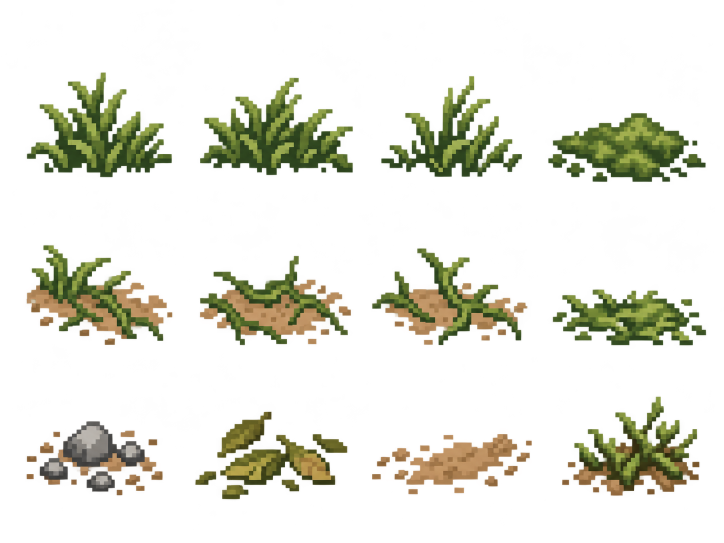
#> input picture raw_scene/cut/bgate_ground_atlas.png, 1448 x 1086 px (shown at 1/2 size)
$ python -i cut_props.py   (imports and definitions only)
#> lines starting #> are read from the running program, lines starting #| are printed output that depends on the picture; after the words box and inside, x2 and y2 are one past the last pixel; in counts of white or black regions, pixels touching at a corner belong together
#> further down, picture is the input picture: PIL image 1448x1086 RGBA; mean R, G, B, A 25.1, 24.5, 11.6, 43.7
#!/usr/bin/env python3
"""单体素材抠图：raw_scene/props/<key>.png（品红底）→ raw_scene/cut/<key>.png（透明底、裁切，保持原分辨率）。
物件表 sheet_*：按连通块拆成 raw_scene/cut/<key>_<i>.png（按行优先编号，并输出 raw_scene/cut/<key>_index.png 编号预览）。

用法：python3 tools_scene/cut_props.py [key...]
抠图：品红度 m = min(R,B) - G，m>70 且 R、B 都高 → 背景；边缘 2px 内残留的品红色相像素做去色（去品红晕边），
再去掉面积 < 0.2% 的碎块。像素化在 build_scene.py 里按目标尺寸做（先预乘 alpha 再 BOX 缩小，避免品红渗色）。
"""
import os, sys, glob
import numpy as np
from PIL import Image, ImageDraw
from scipy import ndimage as ndi

ROOT = os.path.join(os.path.dirname(os.path.abspath(__file__)), '..')
SRC = os.path.join(ROOT, 'raw_scene', 'props')
DST = os.path.join(ROOT, 'raw_scene', 'cut')


def key_out(im):
    a = np.asarray(im.convert('RGB')).astype(np.int16)
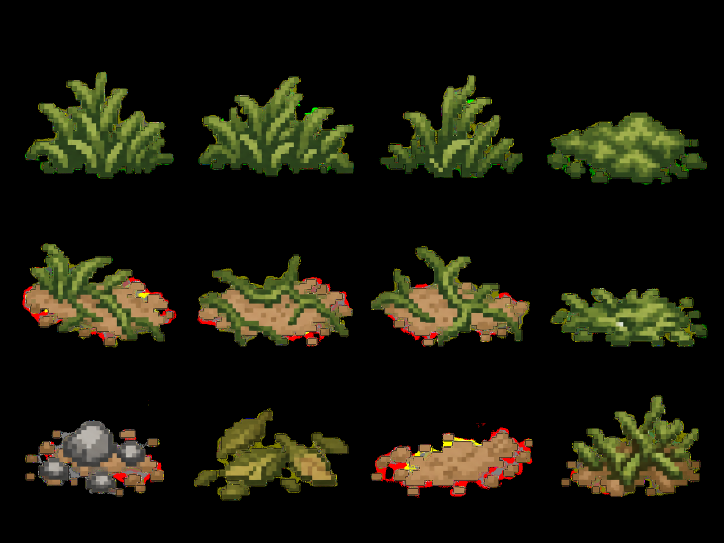
#> a: shape (1086, 1448, 3) int16 (shown at 1/2 size); mean R, G, B 25.1, 24.5, 11.6
    r, g, b = a[..., 0], a[..., 1], a[..., 2]
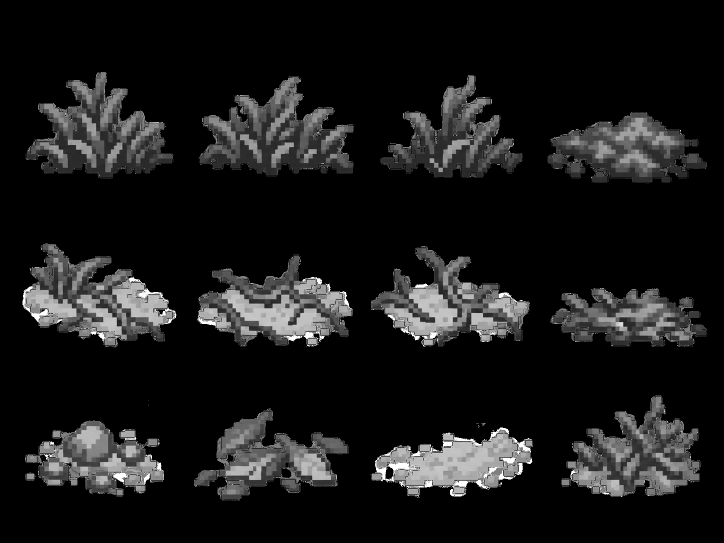
#> r: shape (1086, 1448) int16 (shown at 1/2 size); min 0, max 255, mean 25.1
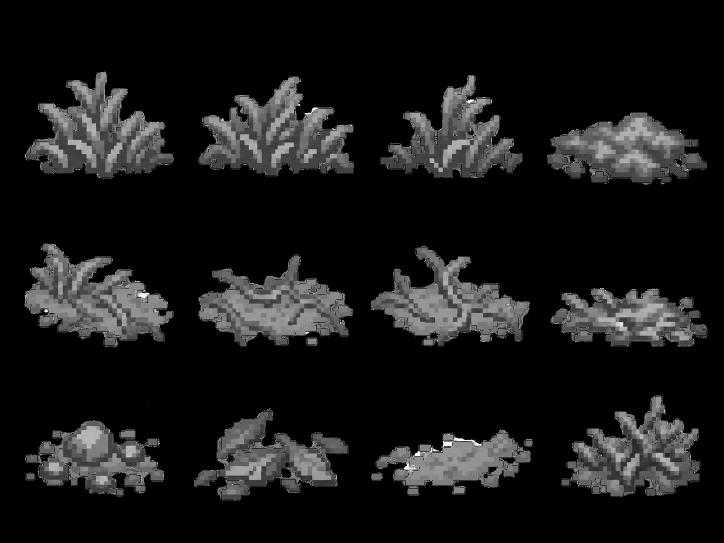
#> g: shape (1086, 1448) int16 (shown at 1/2 size); min 0, max 255, mean 24.5
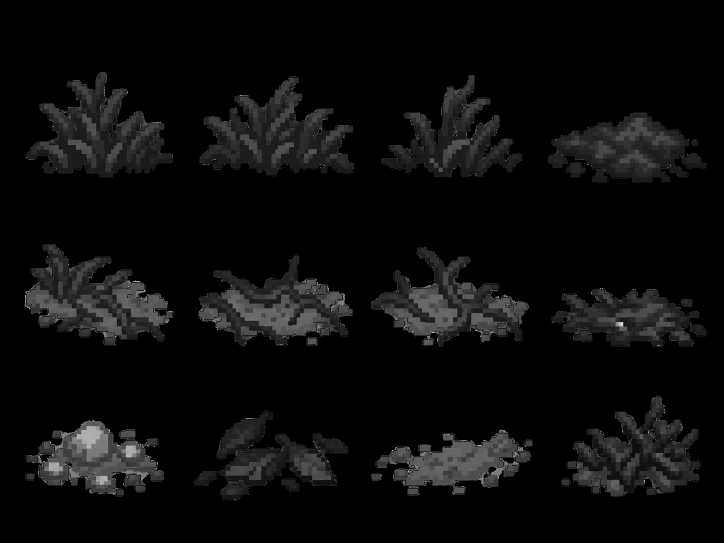
#> b: shape (1086, 1448) int16 (shown at 1/2 size); min 0, max 255, mean 11.6
    m = np.minimum(r, b) - g
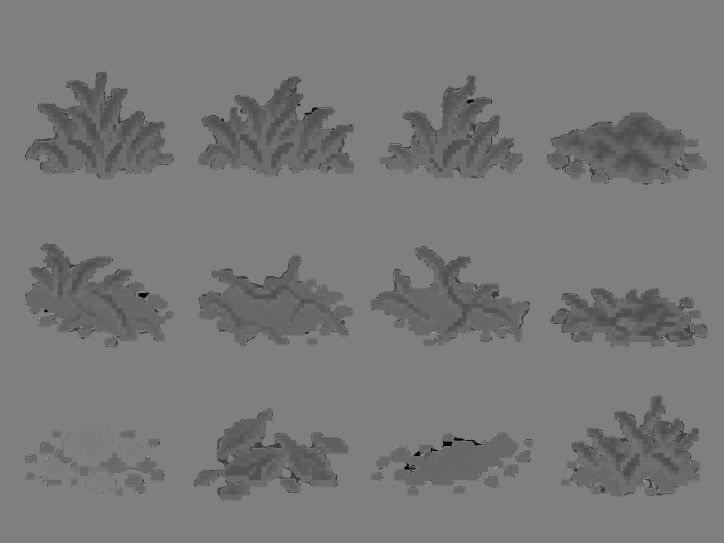
#> m: shape (1086, 1448) int16 (shown at 1/2 size); min -255, max 255, mean -13; drawn with min black and max white
    bg = (m > 70) & (r > 120) & (b > 120)
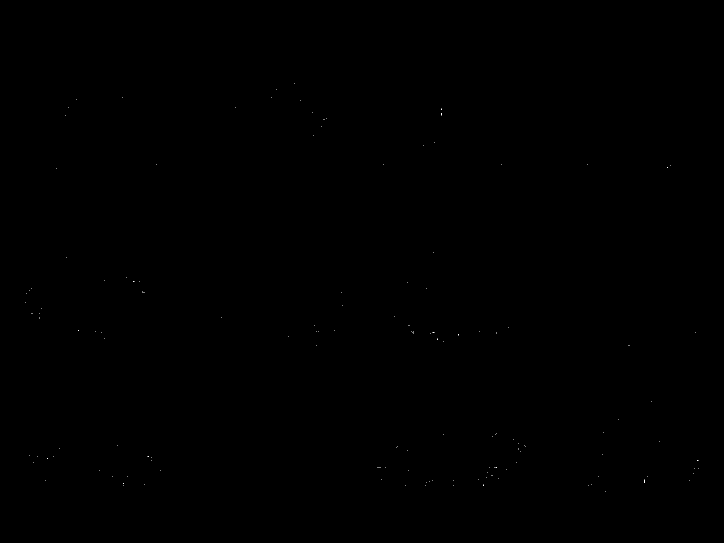
#> bg: shape (1086, 1448) bool (shown at 1/2 size); 0.01% white in thin lines or dots, all inside (x1, y1, x2, y2) = (50, 167, 1398, 984)
    # 只保留与图像边缘连通的背景（物件内部偶有品红/紫色花饰时不误删）+ 大块封闭品红区（窗洞透出的底色）
    lab, n = ndi.label(bg)
#> lab: shape (1086, 1448) int32; 151 distinct labels, from 0 to 150
#> n = 150
    keep = np.zeros(n + 1, bool)
    edge = np.unique(np.concatenate([lab[0], lab[-1], lab[:, 0], lab[:, -1]]))
#> edge = [0]
    keep[edge] = True
    sizes = ndi.sum(np.ones_like(lab), lab, index=np.arange(n + 1))
#> sizes = 151 values, max 1572340 at index 0, min 1 at index 1, mean 10414.1
    keep[sizes > 400] = True
    pure = (m > 110) & (r > 190) & (b > 190)          # 纯品红：任何大小都算背景（亭子/栏杆缝隙里透出的底色）
#> pure: shape (1086, 1448) bool; 0.01% white in thin lines or dots, all inside (x1, y1, x2, y2) = (63, 214, 1380, 972)
    keep[np.unique(lab[pure])] = True
    keep[0] = False
    bg = keep[lab]
    alpha = (~bg).astype(np.uint8) * 255
    # 去品红晕边：背景 2px 邻域内、带品红色相的像素 → 去掉品红分量
    near = ndi.binary_dilation(bg, iterations=2) & ~bg
#> near: shape (1086, 1448) bool; 0.05% white in thin lines or dots, all inside (x1, y1, x2, y2) = (61, 212, 1382, 974)
    mag = near & (m > 15)
#> mag: shape (1086, 1448) bool; 0% white in thin lines or dots, all inside (x1, y1, x2, y2) = (79, 329, 1342, 935)
    out = a.copy()
    gg = out[..., 1]
    avg = ((out[..., 0] + out[..., 2]) // 2)
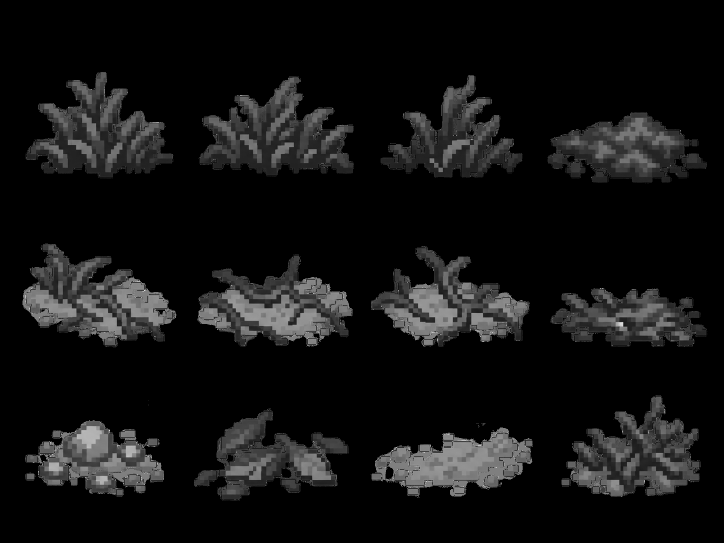
#> avg: shape (1086, 1448) int16 (shown at 1/2 size); min 0, max 255, mean 18.3
    fix = np.where(mag, np.minimum(avg, gg + 10), 0)
    for c in (0, 2):
        out[..., c] = np.where(mag, np.minimum(out[..., c], gg + 25), out[..., c])
#> out: shape (1086, 1448, 3) int16; under 0.01% of pixels changed, all inside (x1, y1, x2, y2) = (79, 329, 1342, 935)
    # 严重品红的边缘像素直接透明
    alpha[near & (m > 45)] = 0
    # 物件内部残留的品红/紫晕（树叶缝、凳下阴影）：品红度高且偏蓝紫 → 透明（桃花粉 min(R,B)-G≈40，不受影响）
    alpha[(m > 55) & (b > 120)] = 0
    rgba = np.dstack([np.clip(out, 0, 255).astype(np.uint8), alpha])
    return rgba


# [16 lines left out: functions clean_small, trim, not called in this run]


DIL = {'sheet_trees': 4}


# [43 lines left out: functions split_sheet, main, not called in this run]


# [2 lines not run here, left out]

>>> from PIL import Image
>>> picture = Image.open('../raw_scene/cut/bgate_ground_atlas.png')
>>> result = key_out(picture)
